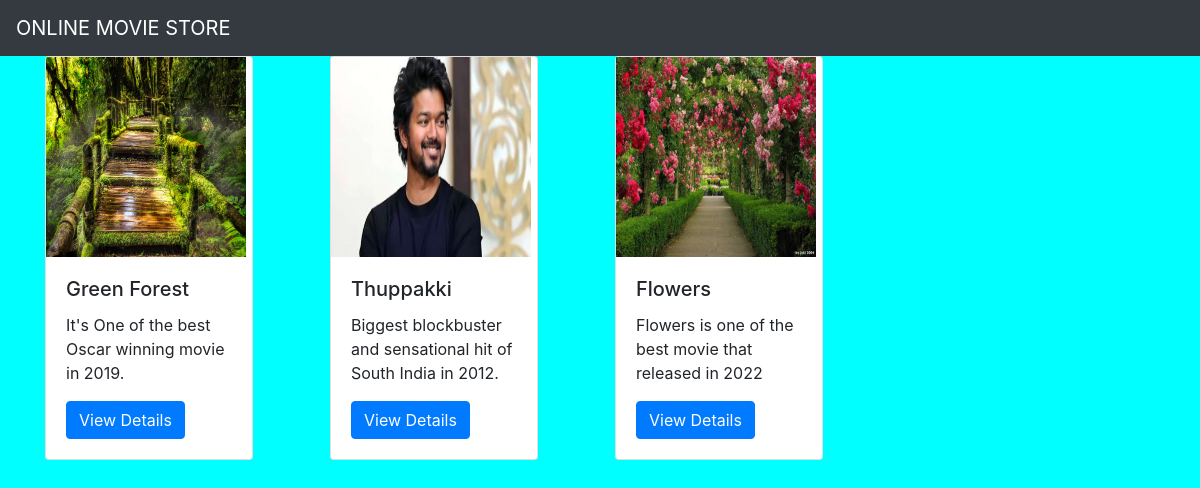
The page / on the database its author committed.
### movieapp/models.py (models this page shows, shortened)
class Movie(models.Model):
    name=models.CharField(max_length=250)
    desc=models.TextField()
    year=models.IntegerField()
    img=models.ImageField(upload_to='gallery')

### movieapp/views.py (the view)
# urls.py: path("",views.index,name='index'),
def index(request):
    movie = Movie.objects.all()
    context = {
        'movie_list': movie
    }
    return render(request, 'index.html', context)

### templates/index.html
{% extends 'base.html' %}
{% block body %}
<div class="container">
    <div class="row">
        {% for i in movie_list %}
        <div class="col-md-3">
            <div class="card" style="width: 13rem;">
  <img src="{{i.img.url}}" alt="Card image cap" width="200px" height="200px">
  <div class="card-body">
    <h5 class="card-title">{{i.name}}</h5>
    <p class="card-text">{{i.desc}}</p>
    <a href="{% url 'movieapp:detail' i.id %}" class="btn btn-primary">View Details</a>
  </div>
</div>
        </div>
        {% endfor %}
    </div>
</div>
{% endblock %}

### templates/base.html (shortened to what this page needs)
{% load static %}
<!DOCTYPE html>
<html lang="en">
<head>
    <link rel="stylesheet" href="https://cdn.jsdelivr.net/npm/bootstrap@4.0.0/dist/css/bootstrap.min.css">
    <link rel="stylesheet" href="{% static 'style.css' %}">
</head>
<body>
<nav class="navbar navbar-dark bg-dark">
  <a class="navbar-brand" href="#">
    ONLINE MOVIE STORE
  </a>
</nav>
{% block body %}
{% endblock %}
</body>
</html>

### static/style.css (style rules this page uses)
body { background-color:aqua; }

### rows shown on the page
Movie: img (picture), name "Green Forest", desc "It's One of the best Oscar winning movie in 2019."
Movie: img (picture), name "Thuppakki", desc "Biggest blockbuster and sensational hit of South India in 2012."
Movie: img (picture), name "Flowers", desc "Flowers is one of the best movie that released in 2022"
